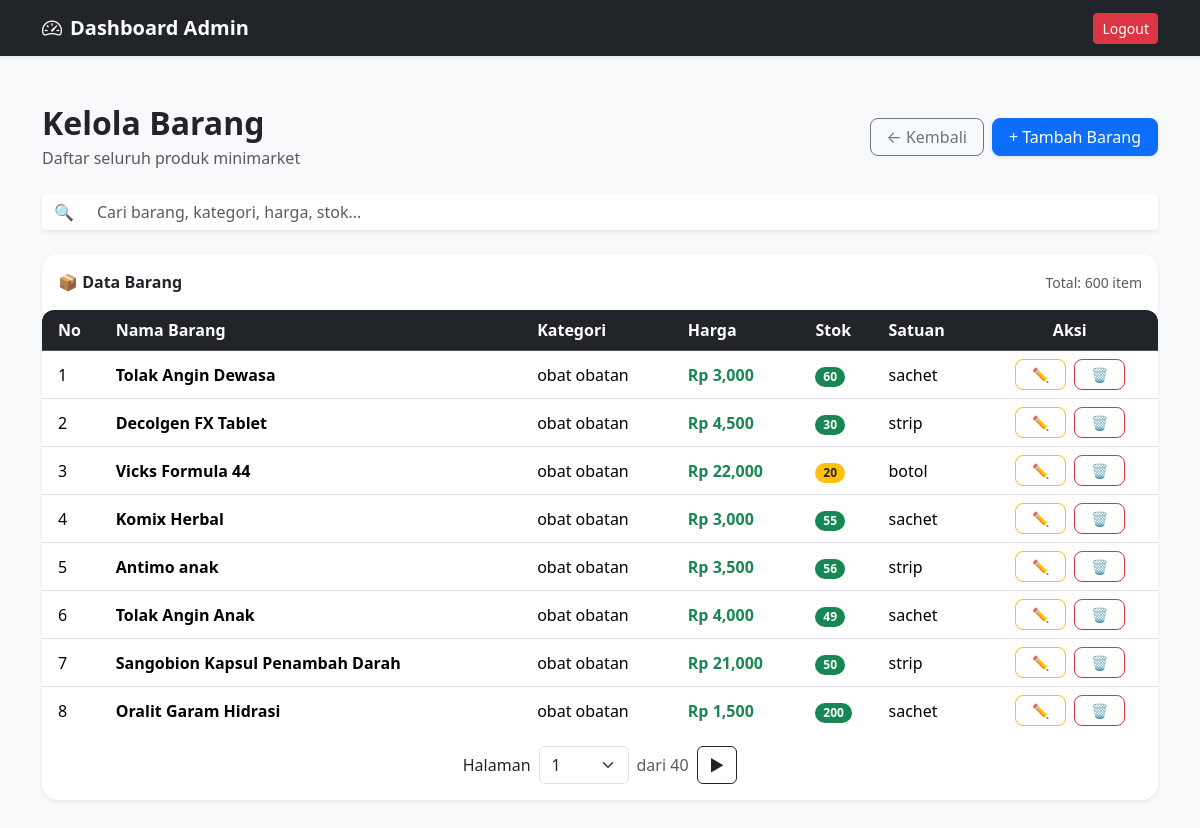
Screenshot of /admin/barang/index.php (signed in) with the database file from the repository.
### tables this page shows
CREATE TABLE `barang` (
  `id_barang` int NOT NULL,
  `id_kategori` int NOT NULL,
  `id_satuan` int NOT NULL,
  `nama_barang` varchar(100) NOT NULL,
  `harga` int NOT NULL,
  `stok` int NOT NULL DEFAULT '0',
  `created_at` timestamp NOT NULL DEFAULT CURRENT_TIMESTAMP
);

CREATE TABLE `kategori` (
  `id_kategori` int NOT NULL,
  `nama_kategori` varchar(100) NOT NULL
);

CREATE TABLE `satuan` (
  `id_satuan` int NOT NULL,
  `nama_satuan` varchar(50) NOT NULL
);

### admin/barang/index.php (the view, shortened to what this page needs)
<?php
include '../../config/db.php';
$cari = $_GET['cari'] ?? '';
$limit = 15;
$halaman = isset($_GET['hal']) ? (int)$_GET['hal'] : 1;
$offset = ($halaman - 1) * $limit;
$query = mysqli_query(
    $koneksi,
    "SELECT barang.*,
            kategori.nama_kategori,
            satuan.nama_satuan
        FROM barang
        LEFT JOIN kategori
            ON barang.id_kategori = kategori.id_kategori
        LEFT JOIN satuan
            ON barang.id_satuan = satuan.id_satuan
        WHERE barang.nama_barang LIKE '%$cari%'
            OR barang.harga LIKE '%$cari%'
            OR barang.stok LIKE '%$cari%'
            OR kategori.nama_kategori LIKE '%$cari%'
            -- FILTER STATUS STOK
            OR ('$cari' = 'habis' AND barang.stok = 0)
            OR ('$cari' = 'low' AND barang.stok > 0 AND barang.stok <= 5)
            OR ('$cari' = 'aman' AND barang.stok > 5)
        ORDER BY barang.id_barang DESC
        LIMIT $offset, $limit"
);
$total_data = mysqli_num_rows(
    mysqli_query(
        $koneksi,
        "SELECT barang.id_barang
        FROM barang
        LEFT JOIN kategori
            ON barang.id_kategori = kategori.id_kategori
        LEFT JOIN satuan
            ON barang.id_satuan = satuan.id_satuan
        WHERE barang.nama_barang LIKE '%$cari%'
            OR barang.harga LIKE '%$cari%'
            OR barang.stok LIKE '%$cari%'
            OR kategori.nama_kategori LIKE '%$cari%'
            OR ('$cari' = 'habis' AND barang.stok = 0)
            OR ('$cari' = 'low' AND barang.stok > 0 AND barang.stok <= 5)
            OR ('$cari' = 'aman' AND barang.stok > 5)"
    )
);
$total_halaman = ceil($total_data / $limit);
$total_all = mysqli_query(
    $koneksi,
    "SELECT barang.id_barang
    FROM barang
    LEFT JOIN kategori
        ON barang.id_kategori = kategori.id_kategori
    LEFT JOIN satuan
        ON barang.id_satuan = satuan.id_satuan
    WHERE barang.nama_barang LIKE '%$cari%'
        OR barang.harga LIKE '%$cari%'
        OR barang.stok LIKE '%$cari%'
        OR kategori.nama_kategori LIKE '%$cari%'
        OR ('$cari' = 'habis' AND barang.stok = 0)
        OR ('$cari' = 'low' AND barang.stok > 0 AND barang.stok <= 5)
        OR ('$cari' = 'aman' AND barang.stok > 5)"
);
$total_semua = mysqli_num_rows($total_all);
?>
<!DOCTYPE html>
<html lang="id">
<head>
    <link href="https://cdn.jsdelivr.net/npm/bootstrap@5.3.8/dist/css/bootstrap.min.css" rel="stylesheet"
>
    <link rel="stylesheet" href="https://cdn.jsdelivr.net/npm/bootstrap-icons@1.11.3/font/bootstrap-icons.min.css">
</head>
<body class="bg-light">
    <nav class="navbar navbar-expand-lg navbar-dark bg-dark shadow-sm">
        <div class="container">
            <a href="../index.php" class="navbar-brand fw-bold text-decoration-none">
                <span class="navbar-brand fw-bold">
                    <i class="bi bi-speedometer2 me-2"></i>Dashboard Admin
                </span>
            </a>
            <div class="ms-auto">
                <a href="../../auth/logout.php" class="btn btn-danger btn-sm">
                    Logout
                </a>
            </div>
        </div>
    </nav>
    <div class="container py-5">
        <div class="d-flex justify-content-between align-items-center mb-4">
            <div>
                <h2 class="fw-bold mb-1">Kelola Barang</h2>
                <p class="text-muted mb-0">Daftar seluruh produk minimarket</p>
            </div>
            <div class="d-flex gap-2">
                <a href="../index.php" class="btn btn-outline-secondary rounded-3 px-3">
                    ← Kembali
                </a>
                <a href="tambah.php" class="btn btn-primary rounded-3 px-3 shadow-sm">
                    + Tambah Barang
                </a>
            </div>
        </div>
        <form method="GET" class="mb-4" id="formCari">
            <div class="input-group shadow-sm">
                <span class="input-group-text bg-white border-0">🔍</span>
                <input type="text" id="inputCari" name="cari" class="form-control border-0"
                    placeholder="Cari barang, kategori, harga, stok..." value="<?= htmlspecialchars($cari); ?>">
            </div>
        </form>
        <div class="card border-0 shadow-sm rounded-4 overflow-hidden">
            <div class="card-header bg-white border-0 py-3">
                <div class="d-flex justify-content-between align-items-center">
                    <strong class="fs-6">📦 Data Barang</strong>
                    <span class="text-muted small">
                        Total: <?= $total_semua; ?> item
                    </span>
                </div>
            </div>
            <div class="card-body p-0">
                <div class="table-scroll" id="tableScroll">
                    <table class="table align-middle mb-0 table-hover">
                        <thead class="table-dark">
                            <tr>
                                <th class="ps-3">No</th>
                                <th>Nama Barang</th>
                                <th>Kategori</th>
                                <th>Harga</th>
                                <th>Stok</th>
                                <th>Satuan</th>
                                <th class="text-center">Aksi</th>
                            </tr>
                        </thead>
                        <tbody>
                            <?php $no = $offset + 1; while ($barang = mysqli_fetch_assoc($query)) : ?>
                            <tr>
                                <td class="ps-3"><?= $no++; ?></td>
                                <td class="fw-semibold"> <?= $barang['nama_barang']; ?> </td>
                                <td>
                                    <span class="rounded-pill">
                                        <?= $barang['nama_kategori'] ?? '-'; ?>
                                    </span>
                                </td>
                                <td class="text-success fw-semibold">
                                    Rp <?= number_format($barang['harga']); ?>
                                </td>
                                <td>
                                    <?php if ($barang['stok'] <= 0): ?>
                                    <span class="badge badge-habis rounded-pill">
                                        HABIS
                                    </span>
                                    <?php elseif ($barang['stok'] <= 5): ?>
                                    <span class="badge bg-danger rounded-pill">
                                        <?= $barang['stok']; ?> (LOW)
                                    </span>
                                    <?php elseif ($barang['stok'] <= 20): ?>
                                    <span class="badge bg-warning text-dark rounded-pill">
                                        <?= $barang['stok']; ?>
                                    </span>
                                    <?php else: ?>
                                    <span class="badge bg-success rounded-pill">
                                        <?= $barang['stok']; ?>
                                    </span>
                                    <?php endif; ?>
                                </td>
                                <td> <?= $barang['nama_satuan'] ?? '-'; ?> </td>
                                <td>
                                    <div class="d-flex justify-content-center gap-2">
                                        <a href="edit.php?id=<?= $barang['id_barang']; ?>"
                                            class="btn btn-sm btn-outline-warning rounded-3 px-3">
                                            ✏️
                                        </a>
                                        <a href="../../proses/admin/hapus/proses_hapus_barang.php?id=<?= $barang['id_barang']; ?>"
                                            class="btn btn-sm btn-outline-danger rounded-3 px-3"
                                            onclick="return confirm('Yakin ingin menghapus barang ini?')">
                                            🗑️
                                        </a>
                                    </div>
                                </td>
                            </tr>
                            <?php endwhile; ?>
                        </tbody>
                    </table>
                </div>
                <div class="d-flex justify-content-center align-items-center gap-2 mt-3 mb-3">
                    <form method="GET" class="d-flex align-items-center gap-2">
                        <span>Halaman</span>
                        <select name="hal" class="form-select" onchange="this.form.submit()" style="width:90px">
                            <?php for ($i = 1; $i <= $total_halaman; $i++): ?>
                            <option value="<?= $i ?>" <?= $halaman == $i ? 'selected' : '' ?>>
                                <?= $i ?>
                            </option>
                            <?php endfor; ?>
                        </select>
                        <span class="text-muted">
                            dari <?= $total_halaman ?>
                        </span>
                    </form>
                    <?php if ($halaman < $total_halaman): ?>
                    <a href="?cari=<?= urlencode($cari) ?>&hal=<?= $halaman + 1 ?>" class="btn btn-outline-dark">
                        ▶
                    </a>
                    <?php endif; ?>
                </div>
            </div>
        </div>
    </div>
</body>
</html>

### admin/barang/index.php (style rules this page uses)
.table-scroll { max-height: 420px; overflow-y: auto; border-radius: 12px; }
.table-scroll thead th { position: sticky; top: 0; z-index: 10; background: #212529; }
.table-scroll table { margin-bottom: 0; }
.card { border-radius: 16px; }
.btn { transition: 0.2s; }

### rows the page displays
barang: nama_barang "Tolak Angin Dewasa", id_kategori.nama_kategori "obat obatan", harga "3,000", stok "60", id_satuan.nama_satuan "sachet"
barang: nama_barang "Decolgen FX Tablet", id_kategori.nama_kategori "obat obatan", harga "4,500", stok "30", id_satuan.nama_satuan "strip"
barang: nama_barang "Vicks Formula 44", id_kategori.nama_kategori "obat obatan", harga "22,000", stok "20", id_satuan.nama_satuan "botol"
barang: nama_barang "Komix Herbal", id_kategori.nama_kategori "obat obatan", harga "3,000", stok "55", id_satuan.nama_satuan "sachet"
barang: nama_barang "Antimo anak", id_kategori.nama_kategori "obat obatan", harga "3,500", stok "56", id_satuan.nama_satuan "strip"
barang: nama_barang "Tolak Angin Anak", id_kategori.nama_kategori "obat obatan", harga "4,000", stok "49", id_satuan.nama_satuan "sachet"
barang: nama_barang "Sangobion Kapsul Penambah Darah", id_kategori.nama_kategori "obat obatan", harga "21,000", stok "50", id_satuan.nama_satuan "strip"
barang: nama_barang "Oralit Garam Hidrasi", id_kategori.nama_kategori "obat obatan", harga "1,500", stok "200", id_satuan.nama_satuan "sachet"

### other values shown
$total_semua "600"
$total_halaman "40"
form field hal "1"
